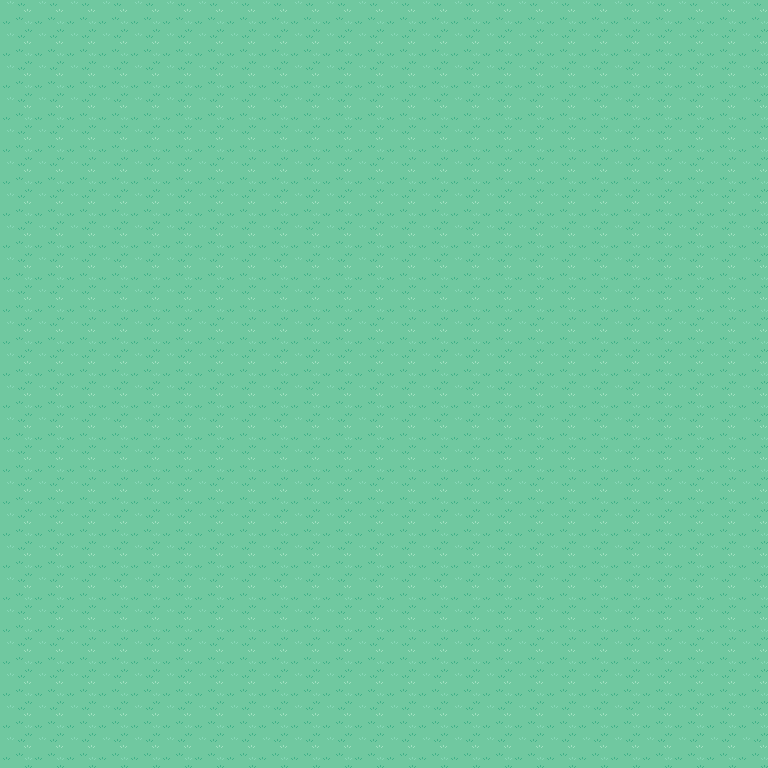

A level layout from a 2D game, rendered from its tile map. Below: a short description, then the map file with tile-grid data replaced by summaries:
An orthogonal 48x48 tile map with 16x16 px tiles, 8 tile layers (Tile Layer 1, Tile Layer 2, Tile Layer 3, Tile Layer 4, ...).

<map version="1.8" tiledversion="1.8.4" orientation="orthogonal" renderorder="right-down" width="48" height="48" tilewidth="16" tileheight="16" infinite="0" nextlayerid="9" nextobjectid="1">
 <tileset firstgid="1" source="../../RPG Maker XP Tilesets/RPG Maker XP Sample Tileset.tsx" />
 <layer id="1" name="Tile Layer 1" width="48" height="48">
  <data>[2304 cells, 0 non-empty, 0 distinct tile ids]</data>
 </layer>
 <layer id="2" name="Tile Layer 2" width="48" height="48">
  <data>[2304 cells, 0 non-empty, 0 distinct tile ids]</data>
 </layer>
 <layer id="3" name="Tile Layer 3" width="48" height="48">
  <data>[2304 cells, 0 non-empty, 0 distinct tile ids]</data>
 </layer>
 <layer id="4" name="Tile Layer 4" width="48" height="48">
  <data>[2304 cells, 0 non-empty, 0 distinct tile ids]</data>
 </layer>
 <layer id="5" name="Tile Layer 5" width="48" height="48">
  <data>[2304 cells, 0 non-empty, 0 distinct tile ids]</data>
 </layer>
 <layer id="6" name="Tile Layer 6" width="48" height="48">
  <data>[2304 cells, 0 non-empty, 0 distinct tile ids]</data>
 </layer>
 <layer id="7" name="Tile Layer 7" width="48" height="48">
  <data>[2304 cells, 0 non-empty, 0 distinct tile ids]</data>
 </layer>
 <layer id="8" name="Tile Layer 8" width="48" height="48">
  <data>[2304 cells, 2304 non-empty, 4 distinct tile ids]</data>
 </layer>
</map>
